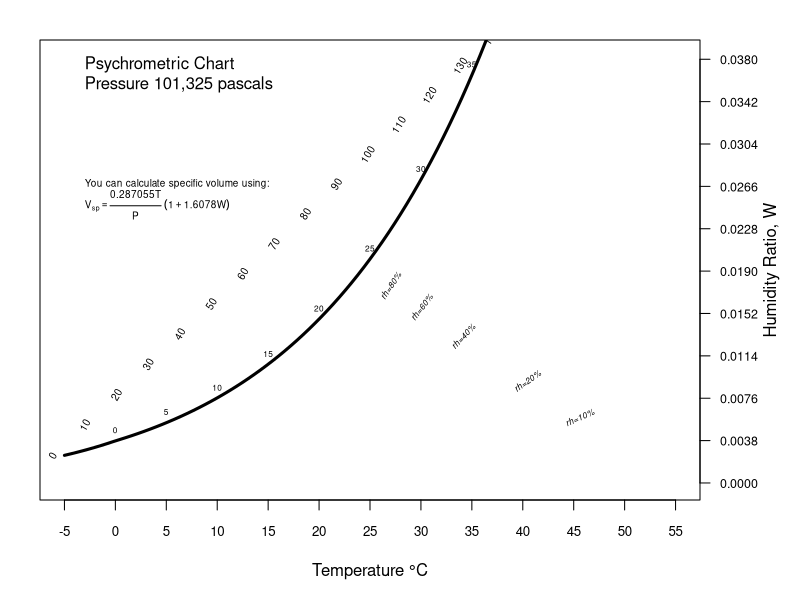

Write the R code that produced this figure.
#! /usr/bin/Rscript
#
# Copyright (C) 2025 by Randall Tomisek <rtomisek@gmail.com>
#
# Permission to use, copy, modify, and/or distribute this software for any purpose with or without fee is hereby granted.
#
# THE SOFTWARE IS PROVIDED "AS IS" AND THE AUTHOR DISCLAIMS ALL WARRANTIES WITH REGARD TO THIS SOFTWARE
# INCLUDING ALL IMPLIED WARRANTIES OF MERCHANTABILITY AND FITNESS. IN NO EVENT SHALL THE AUTHOR BE LIABLE FOR ANY
# SPECIAL, DIRECT, INDIRECT, OR CONSEQUENTIAL DAMAGES OR ANY DAMAGES WHATSOEVER RESULTING FROM LOSS OF USE,
# DATA OR PROFITS, WHETHER IN AN ACTION OF CONTRACT, NEGLIGENCE OR OTHER TORTIOUS ACTION,
# ARISING OUT OF OR IN CONNECTION WITH THE USE OR PERFORMANCE OF THIS SOFTWARE
#

# an R script to generate psychrometric charts

################################################################################
#    USER PARAMETERS FOR YOUR CHART                                     #

P <- 101325                    # pascals, pressure for chart, usually 1 atm

Tmin <- -5.0                   # degrees C
Tmax <- 55.0

Wmin <- 0.0                    
cut.frac <- 3

rh.values <- c(0.8, 0.6, 0.4, 0.2, 0.1)    # Enter rh fractions you want plotted
                                           # The fraction 1.0 is aways plotted automatically

VspNote <- TRUE                # A formula to calculate specific volume


Tstep.l <- 5.0                 # 'x' axis ticks spacing for labels 
Tstep.g <- 1.0                 # 'x' axis ticks spacing for grid
nWstep.l <- 10                 # number of 'y' axis label ticks
nWstep.g <- 20                 # number of 'y' axis gridlines 
nHsteps <- 20                  # spacing if labeled enthalpy lines

lw <- 0.01                     # for most curves

#    End of user parameters                                                    #
################################################################################

################################################################################
#               Psychrometric functions                                        #

# A function to return saturated water vapor pressure at temperature t
p_sat <- function( t) {

   if( t < 213.15 )
   {
      return( -1 )
    } else if( t < 273.15 )
   {
      A <- -0.7297593707E-5
      B <-  0.5397420727E-2
      C <-  0.2069880620E2
      D <- -0.6042275128E4
   } else if( t < 322.15 )
   {
      A <-  0.1255001965E-4
      B <- -0.1923595289E-1
      C <-  0.2705101899E2
      D <- -0.6344011577E4
   } else if( t < 373.15 )
   {
      A <-  0.1246732157E-4
      B <- -0.1915465806E-1
      C <-  0.2702388315E2
      D <- -0.6340941639E4
   } else if( t < 423.15 )
   {
      A <-  0.1204507646E-4
      B <- -0.1866650553E-1
      C <-  0.2683629403E2
      D <- -0.6316972063E4
   }  else if( t <= 473.15 )
   {
      A <-  0.1069730183E-4
      B <- -0.1698965754E-1
      C <-  0.2614073298E2
      D <- -0.6220781230E4
   } else
   {
      return( -1)
   }
    
   a <- ( (A*t) + B )*t + C + D/t
   
   return( 1000 * exp( a ) )
}

# used to gererate rh lines
Wrh <- function( t, rh, P ) {
    return( 0.62198*p_sat(t+273.15)*rh / (P - rh*p_sat(t+273.15)) )
}
vWrh <- Vectorize(Wrh, vectorize.args="t")           # must use vectorize in loops

# used to generate enthalpy lines
We <- function( t, H, P) {
    return( (H - 1.006*t)/(2501 + 1.805*t) )
}
vWe <- Vectorize( We, vectorize.args="t")

h <- function( t, W ) {
   return( 1.005*t + W*( 2501 + 1.805*t) ) 
}
#                   End psychrometric functions                                #
################################################################################

# preliminary calculations and useful function definitions

MaxW <- Wrh( Tmax, 1.0, P )                    # Estimate Wmax
Wmax <- MaxW/cut.frac                          # and
Wmax <- as.integer(Wmax*10000+0.5)/10000       # round off to 4 decimal places

Wstep.l <- as.integer(10000*Wmax/nWstep.l)/10000
Wstep.g <- Wmax/nWstep.g

sr <- (Tmax-Tmin)/(Wmax-Wmin)                  # coordinate correction for slopes

rh.x.offset <- (Tmax-Tmin)/500                 # Offset labels from lines. AVs
rh.y.offset <- (Wmax-Wmin)/200

rh.ref <- function( t ) {                                # A (not plotted) reference line to position rh labels
    return( Wmax + ((Wmin-Wmax)/(Tmax-Tmin))*(t-Tmin) )
}

Hmin <- h(Tmin, Wmin);     Hmax <- h(Tmax, Wmax)                          # Calculate the enthapy lines to
Hsteps <- round( (((Hmax-Hmin)/nHsteps)+2)/5 )*5                          #
Hmin <- Hsteps*round(Hmin/Hsteps);     Hmax <- Hsteps*round(Hmax/Hsteps)  # be plotted
H.values <- trunc(seq( Hmin+Hsteps, Hmax, Hsteps ) )                      #

pt <- uniroot( function(x) Wmax-Wrh(x, 1.0, P), c(Tmin, Tmax), tol=0.001)
r1 <- c( Tmin, Wrh(Tmin, 1.0, P)+0.001 )
r2 <- c( pt[[1]]-1, Wrh(pt[[1]], 1.0, P) )
slope <- (r2[2]-r1[2])/(r2[1]-r1[1])
H.ref <- function( t ) {                                          # A (not plotted) reference line to position H labels
      return( r1[2] + (slope)*(t-r1[1]) ) 
}


# Start chart commands
title.s <- sprintf("Psychrometric Chart\nPressure %s pascals", format(P, big.mark=",") )    # Make a string for the  main label

pdf( "psy.pdf", width=10, height=8.0 )

par( mar=c(5,2,2,5) )
curve( vWrh( x , 1.0, P), lwd=3,                         # First plot the saturation line, rh=1.0
       xlim=c(Tmin, Tmax), ylim=c(Wmin, Wmax),
       xaxt='n', yaxt='n',
       xlab="", ylab="" )

axis(side=1, at=seq(Tmin, Tmax, Tstep.l), cex.axis=0.8 )              # 'x' axis
mtext("Temperature \u00B0C", side=1, line=3 )

axis(side=4, at=seq(Wmin, Wmax, Wstep.l ), las=2, cex.axis=0.75 )     # 'y' axis and label on right
mtext("Humidity Ratio, W", side=4, line=3)

abline( v=seq(Tmin, Tmax, Tstep.g), lwd=lw, col="light gray" )        # The grid
abline( h=seq(Wmin, Wmax, Wstep.g), lwd=lw, col="light gray" )        #

text( x=Tmin+Tstep.g, y=Wmax-Wstep.g, label=title.s, pos=4 )          # The main label

for( t in seq(Tmin+Tstep.l, Tmax-Tstep.l, Tstep.l) ) {
     text( x=t, y=vWrh(t, 1.0, P)+Wstep.g/2, label=format(t), cex=0.5 )
}                                                                     # 'x' axis Temperature cues on saturation line

for( r in rh.values ) {
    curve( vWrh(x, r, P), lwd=lw, add=TRUE )
    pt <- uniroot( function(x) rh.ref(x)-vWrh(x, r, P), c(Tmin,Tmax), tol=0.001 )
    s <- ( vWrh(pt[[1]]-5.0, r, P)-vWrh(pt[[1]]+0.0, r, P))/5         # Local slope of line. AV 5
    a <- -atan(s*sr)*180/pi                                           # The angle for the label
    lb <- paste0( "rh=", format(r*100), "%" )                         # label string
    text( x=pt[[1]]+rh.x.offset, y=vWrh(pt[[1]], r, P)-rh.y.offset, label=lb, cex=0.5, font=3, srt=a )
}

for( h in H.values ) {
    pt <- uniroot( function(x) H.ref(x)-vWe(x, h, P), c(Tmin-10, Tmax), tol=0.001 )
    curve( vWe(x, h, P), xlim=c(pt[[1]], Tmax),  lwd=lw, add=TRUE )
    s <- ( vWe(Tmax-5, h, P)-vWe(Tmax, h, P) )/5                      # AV 5
    a <- 90-atan(s*sr)*180/pi
    lb <- format(h)
    text( x=pt[[1]], y=vWe(pt[[1]], h, P), label=lb, cex=0.6, srt=a )
}

if( VspNote ) {
    text( x=Tmin+Tstep.g, y=Wmax-3*Wstep.l, label="You can calculate specific volume using:", cex=0.6, pos=4 )
    text( x=Tmin+Tstep.g, y=Wmax-3.6*Wstep.l, label=expression(V[sp]==frac(0.287055*T,P)~(1+1.6078*W) ), cex=0.6, pos=4 )
}


dev.off()